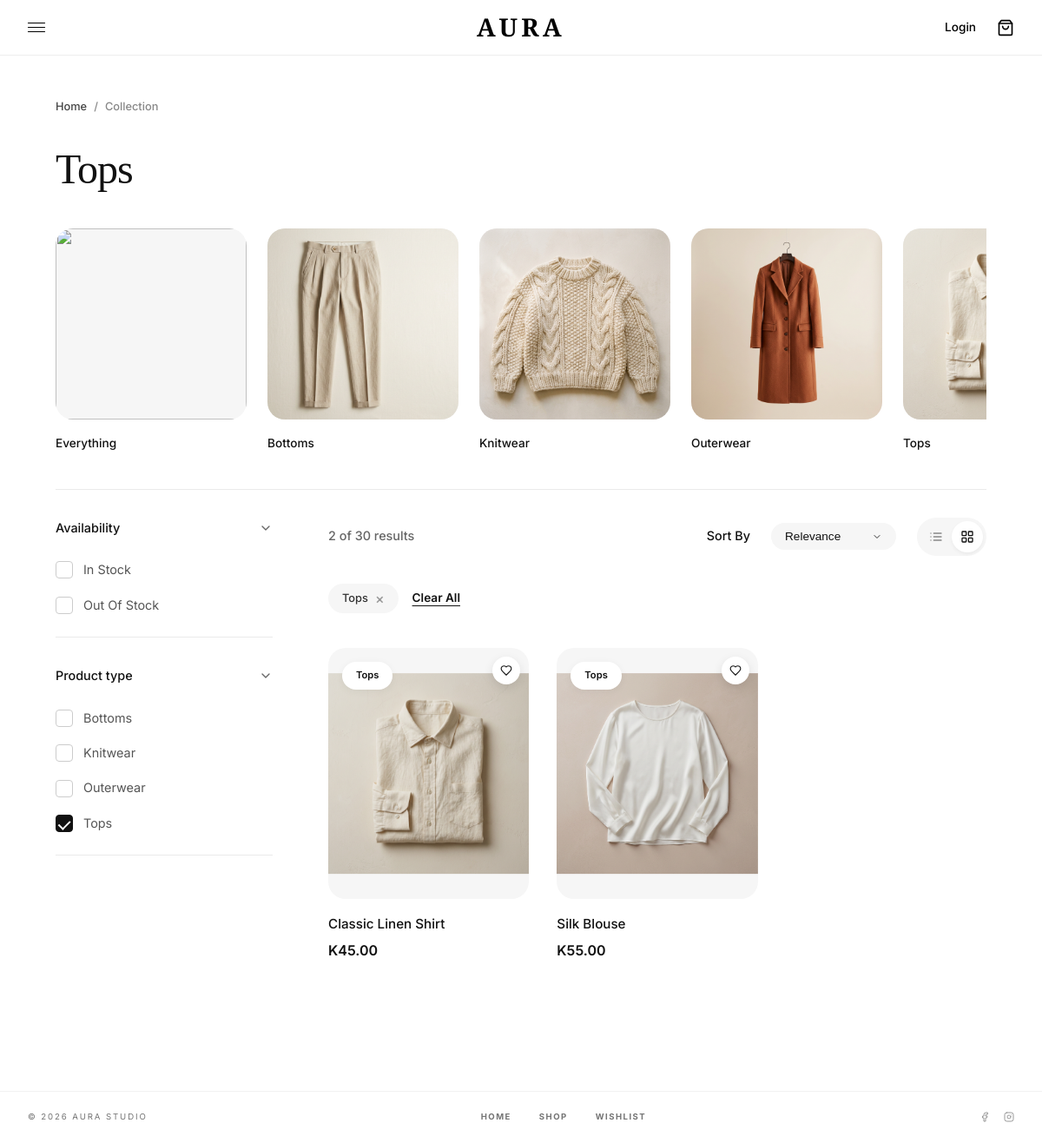
The page /shop.php?category=tops on the database its author committed.
### tables this page shows
CREATE TABLE `categories` (
    `id` INT AUTO_INCREMENT PRIMARY KEY,
    `name` VARCHAR(100) NOT NULL,
    `slug` VARCHAR(100) NOT NULL UNIQUE,
    `description` TEXT,
    `image` VARCHAR(255),
    `created_at` TIMESTAMP DEFAULT CURRENT_TIMESTAMP
);

CREATE TABLE `products` (
    `id` INT AUTO_INCREMENT PRIMARY KEY,
    `category_id` INT,
    `name` VARCHAR(255) NOT NULL,
    `slug` VARCHAR(255) NOT NULL UNIQUE,
    `description` TEXT,
    `price` DECIMAL(10, 2) NOT NULL,
    `stock` INT NOT NULL DEFAULT 0,
    `sizes` VARCHAR(255),  
    `image` VARCHAR(255),
    `is_featured` BOOLEAN DEFAULT FALSE,
    `created_at` TIMESTAMP DEFAULT CURRENT_TIMESTAMP,
    FOREIGN KEY (`category_id`) REFERENCES `categories`(`id`) ON DELETE SET NULL
);

### includes/auth.php (called while the page is built, shortened)
<?php
function isLoggedIn() {
    return isset($_SESSION['user_id']);
}

### includes/functions.php (called while the page is built, shortened)
<?php
function formatPrice($price) {
    return 'K' . number_format((float)$price, 2, '.', '');
}
function isInWishlist($productId) {
    if (!isLoggedIn()) return false;
    global $pdo;
    $stmt = $pdo->prepare("SELECT 1 FROM wishlist WHERE user_id = ? AND product_id = ?");
    $stmt->execute([getCurrentUserId(), $productId]);
    return (bool)$stmt->fetch();
}

### shop.php (the view, shortened to what this page needs)
<?php
require_once __DIR__ . '/includes/header.php';
$sort = $_GET['sort'] ?? 'newest';
$minPrice = isset($_GET['min_price']) && is_numeric($_GET['min_price']) ? (float)$_GET['min_price'] : null;
$maxPrice = isset($_GET['max_price']) && is_numeric($_GET['max_price']) ? (float)$_GET['max_price'] : null;
$inStockOnly = isset($_GET['in_stock']) && $_GET['in_stock'] === '1';
$whereClauses = [];
$params = [];
$categorySlugs = (isset($_GET['category']) && !empty($_GET['category'])) ? (is_array($_GET['category']) ? $_GET['category'] : [$_GET['category']]) : [];
$categoryName = "All Products";
if (!empty($categorySlugs)) {
    $placeholders = implode(',', array_fill(0, count($categorySlugs), '?'));
    $whereClauses[] = "category_id IN (SELECT id FROM categories WHERE slug IN ($placeholders))";
    foreach($categorySlugs as $slug) {
        $params[] = $slug;
    }
    if (count($categorySlugs) === 1) {
        $stmt = $pdo->prepare("SELECT name FROM categories WHERE slug = ?");
        $stmt->execute([$categorySlugs[0]]);
        $categoryName = $stmt->fetchColumn() ?: "Collection";
    } else {
        $categoryName = "Filtered Pieces";
    }
}
$whereSql = "";
if (!empty($whereClauses)) {
    $whereSql = "WHERE " . implode(" AND ", $whereClauses);
}
$orderBy = "ORDER BY created_at DESC";
$query = "SELECT p.*, c.name as category_name, c.slug as category_slug FROM products p LEFT JOIN categories c ON p.category_id = c.id $whereSql $orderBy";
$stmt = $pdo->prepare($query);
$stmt->execute($params);
$products = $stmt->fetchAll();
$stmtCat = $pdo->query("SELECT * FROM categories ORDER BY name ASC");
$allCategories = $stmtCat->fetchAll();
?>
<link rel="stylesheet" href="/assets/css/shop.css">
<div class="shop-container">
    <div class="shop-breadcrumb">
        <a href="/index.php">Home</a>
        <span class="separator">/</span>
        <span>Collection</span>
    </div>
    <h1 class="shop-title-m"><?= htmlspecialchars($categoryName) ?></h1>
    <div class="shop-categories-wrap">
        <a href="/shop.php" class="shop-category-card">
            <div class="shop-category-img-wrap img-fit-cover">
                <img src="/assets/images/placeholder.jpg">
            </div>
            <span class="shop-category-name">Everything</span>
        </a>
        <?php foreach($allCategories as $cat):
            $catImage = $cat['image'] ? '/uploads/' . $cat['image'] : '/assets/images/placeholder.jpg';
            if ($cat['slug'] === 'tops') $catImage = '/uploads/linen-shirt.jpg';
            if ($cat['slug'] === 'bottoms') $catImage = '/uploads/pleated-trousers.jpg';
            if ($cat['slug'] === 'outerwear') $catImage = '/uploads/wool-coat.jpg';
            if ($cat['slug'] === 'knitwear') $catImage = '/uploads/knit-sweater.jpg';
        ?>
            <a href="/shop.php?category=<?= $cat['slug'] ?>" class="shop-category-card">
                <div class="shop-category-img-wrap img-fit-cover">
                    <img src="<?= $catImage ?>">
                </div>
                <span class="shop-category-name"><?= htmlspecialchars($cat['name']) ?></span>
            </a>
        <?php endforeach; ?>
    </div>
    <div class="shop-layout">
        <aside class="shop-sidebar">
            <form action="/shop.php" method="GET" id="shop-filter-form">
                <div class="filter-group">
                    <div class="filter-header" onclick="this.nextElementSibling.classList.toggle('hidden')">
                        <span>Availability</span>
                        <svg class="filter-icon" xmlns="http://www.w3.org/2000/svg" viewBox="0 0 24 24" fill="none" stroke="currentColor" stroke-width="2" stroke-linecap="round" stroke-linejoin="round"><path d="m6 9 6 6 6-6"/></svg>
                    </div>
                    <div class="filter-options">
                        <label class="filter-checkbox-label">
                            <input type="checkbox" name="in_stock" value="1" <?= $inStockOnly ? 'checked' : '' ?> onchange="this.form.submit()">
                            <span>In Stock</span>
                        </label>
                        <label class="filter-checkbox-label">
                            <input type="checkbox">
                            <span>Out Of Stock</span>
                        </label>
                    </div>
                </div>
                <div class="filter-group">
                    <div class="filter-header" onclick="this.nextElementSibling.classList.toggle('hidden')">
                        <span>Product type</span>
                        <svg class="filter-icon" xmlns="http://www.w3.org/2000/svg" viewBox="0 0 24 24" fill="none" stroke="currentColor" stroke-width="2" stroke-linecap="round" stroke-linejoin="round"><path d="m6 9 6 6 6-6"/></svg>
                    </div>
                    <div class="filter-options">
                        <?php foreach($allCategories as $c): ?>
                            <label class="filter-checkbox-label">
                                <input type="checkbox" name="category[]" value="<?= htmlspecialchars($c['slug']) ?>" <?= in_array($c['slug'], $categorySlugs) ? 'checked' : '' ?> onchange="this.form.submit()">
                                <span><?= htmlspecialchars($c['name']) ?></span>
                            </label>
                        <?php endforeach; ?>
                    </div>
                </div>
            </form>
        </aside>
        <main class="shop-main">
            <div class="shop-controls">
                <span class="shop-results-count"><?= count($products) ?> of 30 results</span>
                <div class="shop-sort-wrap">
                    <span class="shop-sort-label">Sort By</span>
                    <select form="shop-filter-form" name="sort" onchange="this.form.submit()" class="shop-sort-select">
                        <option value="newest" <?= $sort === 'newest' ? 'selected' : '' ?>>Relevance</option>
                    </select>
                    <div class="shop-view-toggles">
                        <div class="view-toggle-btn">
                        </div>
                        <div class="view-toggle-btn active">
                        </div>
                    </div>
                </div>
            </div>
            <div class="active-filters">
                <?php foreach($categorySlugs as $slug):
                    $currName = "";
                    foreach($allCategories as $ac) if($ac['slug'] === $slug) $currName = $ac['name'];
                ?>
                    <div class="active-filter-chip"><?= htmlspecialchars($currName) ?> <span onclick="window.location='/shop.php?<?= http_build_query(array_diff_key($_GET, ['category' => ''])) . '&' . http_build_query(['category' => array_diff($categorySlugs, [$slug])]) ?>'">×</span></div>
                <?php endforeach; ?>
                <?php if(!empty($categorySlugs) || $inStockOnly || $minPrice || $maxPrice): ?>
                    <a href="/shop.php" class="clear-filters-btn">Clear All</a>
                <?php endif; ?>
            </div>
            <?php if(empty($products)): ?>
                <div class="empty-state">
                    <h3>No matching pieces</h3>
                    <p>Try broadening your selection to find what you're looking for.</p>
                    <a href="/shop.php" class="btn btn-primary" style="border-radius:99px; padding: 1rem 2rem;">Clear All Filters</a>
                </div>
            <?php else: ?>
                <div class="shop-product-grid">
                    <?php foreach($products as $product): ?>
                        <a href="/product.php?id=<?= $product['id'] ?>" class="shop-product-card">
                            <div class="shop-product-img-wrap">
                                <img src="<?= $product['image'] ? '/uploads/' . htmlspecialchars($product['image']) : '/assets/images/placeholder.jpg' ?>" alt="<?= htmlspecialchars($product['name']) ?>">
                                <div class="shop-product-badge"><?= htmlspecialchars($product['category_name']) ?></div>
                                <div class="wishlist-toggle-shop <?= isInWishlist($product['id']) ? 'active' : '' ?>"
                                     data-id="<?= $product['id'] ?>"
                                     style="position: absolute; top: 10px; right: 10px; z-index: 20; background: white; width: 32px; height: 32px; border-radius: 50%; display: flex; align-items: center; justify-content: center; box-shadow: 0 4px 12px rgba(0,0,0,0.1); cursor: pointer; transition: all 0.3s ease;">
                                    <svg xmlns="http://www.w3.org/2000/svg" width="14" height="14" viewBox="0 0 24 24" fill="<?= isInWishlist($product['id']) ? 'currentColor' : 'none' ?>" stroke="currentColor" stroke-width="2" stroke-linecap="round" stroke-linejoin="round" style="color: <?= isInWishlist($product['id']) ? '#ff4757' : '#1a1a1a' ?>;"><path d="M19 14c1.49-1.46 3-3.21 3-5.5A5.5 5.5 0 0 0 16.5 3c-1.76 0-3 .5-4.5 2-1.5-1.5-2.74-2-4.5-2A5.5 5.5 0 0 0 2 8.5c0 2.3 1.5 4.05 3 5.5l7 7Z"></path></svg>
                                </div>
                            </div>
                            <span class="shop-product-title"><?= htmlspecialchars($product['name']) ?></span>
                            <span class="shop-product-price"><?= formatPrice($product['price']) ?></span>
                        </a>
                    <?php endforeach; ?>
                </div>
            <?php endif; ?>
        </main>
    </div>
</div>
<?php require_once __DIR__ . '/includes/footer.php'; ?>

### assets/css/style.css (style rules this page uses)
:root { --color-cream: #ffffff; --color-beige: #f5f5f5; --color-sand: #eeeeee; --color-soft-brown: #757575; --color-terracotta: #1a1a1a; --color-accent: #c46d5e; --color-dark: #000000; --color-white: #ffffff; --font-main: 'Inter', system-ui, -apple-system, sans-serif; --font-serif: 'Playfair Display', serif; --shadow-soft: none; --shadow-hover: none; --radius-sm: 8px; --radius-md: 12px; --radius-lg: 20px; --radius-xl: 30px; --radius-full: 9999px; --transition: all 0.5s cubic-bezier(0.16, 1, 0.3, 1); --transition-fast: all 0.2s ease; }
* { margin: 0; padding: 0; box-sizing: border-box; }
html { font-size: 16px; scroll-behavior: smooth; }
body { font-family: var(--font-main); background-color: var(--color-cream); color: var(--color-dark); line-height: 1.7; display: flex; flex-direction: column; min-height: 100vh; -webkit-font-smoothing: antialiased; }
main { flex: 1; }
a { color: inherit; text-decoration: none; transition: var(--transition); }
img { max-width: 100%; height: auto; display: block; }
h1, h2, h3, h4, h5, h6 { font-weight: 600; line-height: 1.2; margin-bottom: 1.5rem; color: var(--color-dark); }
h1 { font-size: 3rem; letter-spacing: -0.02em; }
main { padding-bottom: 80px; }

### rows shown on the page
categories: name "Tops", shows a picture, slug "☑"
categories: shows a picture, name "Bottoms"
categories: shows a picture, name "Knitwear"
categories: shows a picture, name "Outerwear"
products: image (picture), category.name "Tops", name "Classic Linen Shirt", price "K45.00"
products: image (picture), category.name "Tops", name "Silk Blouse", price "K55.00"

### other values the page prints
count($products) "2"
